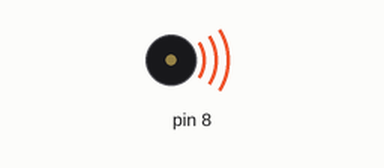
Recording of a sketch running on a simulated Arduino Uno, built with avr-gcc and run on an emulated ATmega328P. On the bench: buzzer (waves = sounding).

Above: at 0.15 s.
Timing chart, 0 to 9.1 s (numbered marks = the images above):
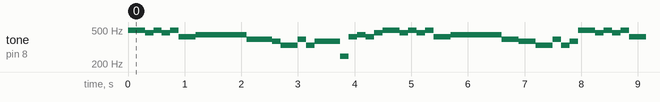

Measured:
- by itself, tone on pin 8: plays 494 Hz for 0.30 s, 466 Hz for 0.15 s, 494 Hz for 0.15 s, 466 Hz for 0.15 s, 494 Hz for 0.15 s, 415 Hz for 0.30 s … (506 notes in this stretch)

The sketch:

remove-kebab.ino
```cpp
#define NOTE_C3 131
#define NOTE_CS3 139
#define NOTE_D3 147
#define NOTE_DS3 156
#define NOTE_E3 165
#define NOTE_F3 175
#define NOTE_FS3 185
#define NOTE_G3 196
#define NOTE_GS3 208
#define NOTE_A3 220
#define NOTE_AS3 233
#define NOTE_B3 247
#define NOTE_C4 262
#define NOTE_CS4 277
#define NOTE_D4 294
#define NOTE_DS4 311
#define NOTE_E4 330
#define NOTE_F4 349
#define NOTE_FS4 370
#define NOTE_G4 392
#define NOTE_GS4 415
#define NOTE_A4 440
#define NOTE_AS4 466
#define NOTE_B4 494

#define WHOLE 1
#define HALF 0.5
#define QUARTER 0.25
#define EIGHTH 0.125
#define SIXTEENTH 0.0625
#define THIRTY_SECOND 0.03125

int tune1[] = {NOTE_B4, NOTE_B4,  NOTE_AS4, NOTE_B4, NOTE_AS4,
               NOTE_B4, NOTE_GS4, NOTE_GS4, NOTE_A4, NOTE_A4,
               NOTE_A4, NOTE_A4,  NOTE_A4,  NOTE_A4};
int tune2[] = {
    NOTE_G4,  NOTE_G4, NOTE_G4,  NOTE_FS4, NOTE_E4,  NOTE_E4,
    NOTE_G4,  NOTE_E4, NOTE_FS4, NOTE_FS4, NOTE_FS4, NOTE_B3,
    NOTE_GS4, NOTE_A4, NOTE_GS4, NOTE_AS4,
};
int tune3[] = {NOTE_G4, NOTE_G4, NOTE_FS4, NOTE_FS4, NOTE_E4,
               NOTE_E4, NOTE_G4, NOTE_E4,  NOTE_FS4};
/*
int tune4[] = {
0, p, 0, p, 0, p, 0, p, 2, p, 2, p, 4, p,
};
*/
int time = 150;

int length;
int length1;
int length2;
int length3;
void setup() {
  pinMode(8, OUTPUT);
  length1 = sizeof(tune1) / sizeof(tune1[0]);
  length2 = sizeof(tune2) / sizeof(tune2[0]);
  length3 = sizeof(tune3) / sizeof(tune3[0]);
}
void loop() {
  for (int x = 0; x < length1; x++) {
    tone(8, tune1[x]);
    delay(time);
    noTone(8);
  }
  for (int x = 0; x < length2; x++) {
    tone(8, tune2[x]);
    delay(time);
    noTone(8);
  }
  for (int x = 0; x < length1; x++) {
    tone(8, tune1[x]);
    delay(time);
    noTone(8);
  }
  for (int x = 0; x < length3; x++) {
    tone(8, tune3[x]);
    delay(time);
    noTone(8);
  }
}
```
